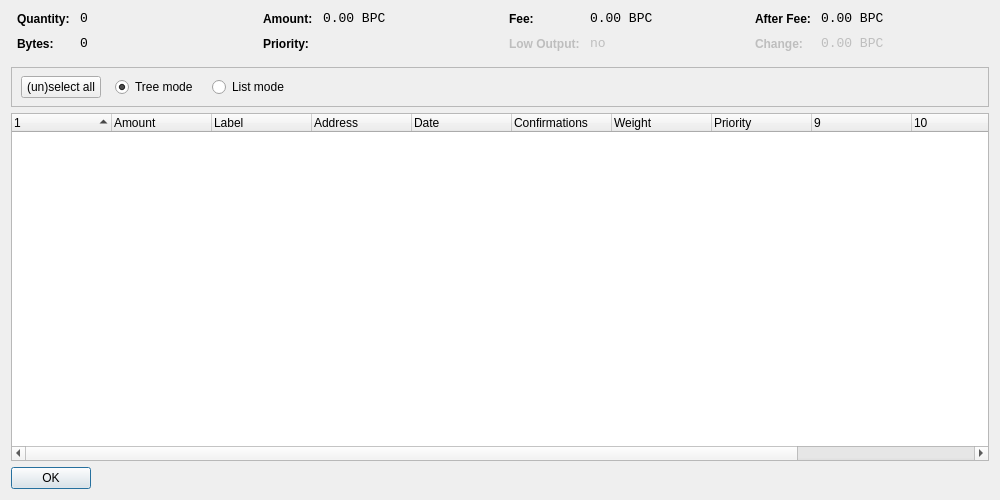
<?xml version="1.0" encoding="UTF-8"?>
<ui version="4.0">
 <class>CoinControlDialog</class>
 <widget class="QWidget" name="CoinControlDialog">
  <property name="geometry">
   <rect>
    <x>0</x>
    <y>0</y>
    <width>1000</width>
    <height>500</height>
   </rect>
  </property>
  <property name="windowTitle">
   <string>Coin Control</string>
  </property>
  <property name="styleSheet">
   <string notr="true">background-image: url(:/images/bkg2);</string>
  </property>
  <layout class="QVBoxLayout" name="verticalLayout">
   <item>
    <layout class="QHBoxLayout" name="horizontalLayoutTop" stretch="0,0,0,0">
     <property name="topMargin">
      <number>0</number>
     </property>
     <property name="bottomMargin">
      <number>10</number>
     </property>
     <item>
      <layout class="QFormLayout" name="formLayoutCoinControl1">
       <property name="horizontalSpacing">
        <number>10</number>
       </property>
       <property name="verticalSpacing">
        <number>10</number>
       </property>
       <property name="leftMargin">
        <number>6</number>
       </property>
       <property name="rightMargin">
        <number>6</number>
       </property>
       <item row="0" column="0">
        <widget class="QLabel" name="labelCoinControlQuantityText">
         <property name="styleSheet">
          <string notr="true">font-weight:bold;</string>
         </property>
         <property name="text">
          <string>Quantity:</string>
         </property>
        </widget>
       </item>
       <item row="0" column="1">
        <widget class="QLabel" name="labelCoinControlQuantity">
         <property name="font">
          <font>
           <family>Monospace</family>
           <pointsize>10</pointsize>
          </font>
         </property>
         <property name="cursor">
          <cursorShape>IBeamCursor</cursorShape>
         </property>
         <property name="contextMenuPolicy">
          <enum>Qt::ActionsContextMenu</enum>
         </property>
         <property name="text">
          <string notr="true">0</string>
         </property>
         <property name="textInteractionFlags">
          <set>Qt::LinksAccessibleByMouse|Qt::TextSelectableByKeyboard|Qt::TextSelectableByMouse</set>
         </property>
        </widget>
       </item>
       <item row="1" column="0">
        <widget class="QLabel" name="labelCoinControlBytesText">
         <property name="styleSheet">
          <string notr="true">font-weight:bold;</string>
         </property>
         <property name="text">
          <string>Bytes:</string>
         </property>
        </widget>
       </item>
       <item row="1" column="1">
        <widget class="QLabel" name="labelCoinControlBytes">
         <property name="font">
          <font>
           <family>Monospace</family>
           <pointsize>10</pointsize>
          </font>
         </property>
         <property name="cursor">
          <cursorShape>IBeamCursor</cursorShape>
         </property>
         <property name="contextMenuPolicy">
          <enum>Qt::ActionsContextMenu</enum>
         </property>
         <property name="text">
          <string notr="true">0</string>
         </property>
         <property name="textInteractionFlags">
          <set>Qt::LinksAccessibleByMouse|Qt::TextSelectableByKeyboard|Qt::TextSelectableByMouse</set>
         </property>
        </widget>
       </item>
      </layout>
     </item>
     <item>
      <layout class="QFormLayout" name="formLayoutCoinControl2">
       <property name="horizontalSpacing">
        <number>10</number>
       </property>
       <property name="verticalSpacing">
        <number>10</number>
       </property>
       <property name="leftMargin">
        <number>6</number>
       </property>
       <property name="rightMargin">
        <number>6</number>
       </property>
       <item row="0" column="0">
        <widget class="QLabel" name="labelCoinControlAmountText">
         <property name="styleSheet">
          <string notr="true">font-weight:bold;</string>
         </property>
         <property name="text">
          <string>Amount:</string>
         </property>
        </widget>
       </item>
       <item row="0" column="1">
        <widget class="QLabel" name="labelCoinControlAmount">
         <property name="font">
          <font>
           <family>Monospace</family>
           <pointsize>10</pointsize>
          </font>
         </property>
         <property name="cursor">
          <cursorShape>IBeamCursor</cursorShape>
         </property>
         <property name="contextMenuPolicy">
          <enum>Qt::ActionsContextMenu</enum>
         </property>
         <property name="text">
          <string notr="true">0.00 BPC</string>
         </property>
         <property name="textInteractionFlags">
          <set>Qt::LinksAccessibleByMouse|Qt::TextSelectableByKeyboard|Qt::TextSelectableByMouse</set>
         </property>
        </widget>
       </item>
       <item row="1" column="0">
        <widget class="QLabel" name="labelCoinControlPriorityText">
         <property name="styleSheet">
          <string notr="true">font-weight:bold;</string>
         </property>
         <property name="text">
          <string>Priority:</string>
         </property>
        </widget>
       </item>
       <item row="1" column="1">
        <widget class="QLabel" name="labelCoinControlPriority">
         <property name="font">
          <font>
           <family>Monospace</family>
           <pointsize>10</pointsize>
          </font>
         </property>
         <property name="cursor">
          <cursorShape>IBeamCursor</cursorShape>
         </property>
         <property name="contextMenuPolicy">
          <enum>Qt::ActionsContextMenu</enum>
         </property>
         <property name="text">
          <string/>
         </property>
         <property name="textInteractionFlags">
          <set>Qt::LinksAccessibleByMouse|Qt::TextSelectableByKeyboard|Qt::TextSelectableByMouse</set>
         </property>
        </widget>
       </item>
      </layout>
     </item>
     <item>
      <layout class="QFormLayout" name="formLayoutCoinControl3">
       <property name="horizontalSpacing">
        <number>10</number>
       </property>
       <property name="verticalSpacing">
        <number>10</number>
       </property>
       <property name="leftMargin">
        <number>6</number>
       </property>
       <property name="rightMargin">
        <number>6</number>
       </property>
       <item row="0" column="0">
        <widget class="QLabel" name="labelCoinControlFeeText">
         <property name="styleSheet">
          <string notr="true">font-weight:bold;</string>
         </property>
         <property name="text">
          <string>Fee:</string>
         </property>
        </widget>
       </item>
       <item row="0" column="1">
        <widget class="QLabel" name="labelCoinControlFee">
         <property name="font">
          <font>
           <family>Monospace</family>
           <pointsize>10</pointsize>
          </font>
         </property>
         <property name="cursor">
          <cursorShape>IBeamCursor</cursorShape>
         </property>
         <property name="contextMenuPolicy">
          <enum>Qt::ActionsContextMenu</enum>
         </property>
         <property name="text">
          <string notr="true">0.00 BPC</string>
         </property>
         <property name="textInteractionFlags">
          <set>Qt::LinksAccessibleByMouse|Qt::TextSelectableByKeyboard|Qt::TextSelectableByMouse</set>
         </property>
        </widget>
       </item>
       <item row="1" column="0">
        <widget class="QLabel" name="labelCoinControlLowOutputText">
         <property name="enabled">
          <bool>false</bool>
         </property>
         <property name="styleSheet">
          <string notr="true">font-weight:bold;</string>
         </property>
         <property name="text">
          <string>Low Output:</string>
         </property>
        </widget>
       </item>
       <item row="1" column="1">
        <widget class="QLabel" name="labelCoinControlLowOutput">
         <property name="enabled">
          <bool>false</bool>
         </property>
         <property name="font">
          <font>
           <family>Monospace</family>
           <pointsize>10</pointsize>
          </font>
         </property>
         <property name="cursor">
          <cursorShape>IBeamCursor</cursorShape>
         </property>
         <property name="contextMenuPolicy">
          <enum>Qt::ActionsContextMenu</enum>
         </property>
         <property name="text">
          <string>no</string>
         </property>
         <property name="textInteractionFlags">
          <set>Qt::LinksAccessibleByMouse|Qt::TextSelectableByKeyboard|Qt::TextSelectableByMouse</set>
         </property>
        </widget>
       </item>
      </layout>
     </item>
     <item>
      <layout class="QFormLayout" name="formLayoutCoinControl4">
       <property name="horizontalSpacing">
        <number>10</number>
       </property>
       <property name="verticalSpacing">
        <number>10</number>
       </property>
       <property name="leftMargin">
        <number>6</number>
       </property>
       <property name="rightMargin">
        <number>6</number>
       </property>
       <item row="0" column="0">
        <widget class="QLabel" name="labelCoinControlAfterFeeText">
         <property name="styleSheet">
          <string notr="true">font-weight:bold;</string>
         </property>
         <property name="text">
          <string>After Fee:</string>
         </property>
        </widget>
       </item>
       <item row="0" column="1">
        <widget class="QLabel" name="labelCoinControlAfterFee">
         <property name="font">
          <font>
           <family>Monospace</family>
           <pointsize>10</pointsize>
          </font>
         </property>
         <property name="cursor">
          <cursorShape>IBeamCursor</cursorShape>
         </property>
         <property name="contextMenuPolicy">
          <enum>Qt::ActionsContextMenu</enum>
         </property>
         <property name="text">
          <string notr="true">0.00 BPC</string>
         </property>
         <property name="textInteractionFlags">
          <set>Qt::LinksAccessibleByMouse|Qt::TextSelectableByKeyboard|Qt::TextSelectableByMouse</set>
         </property>
        </widget>
       </item>
       <item row="1" column="0">
        <widget class="QLabel" name="labelCoinControlChangeText">
         <property name="enabled">
          <bool>false</bool>
         </property>
         <property name="styleSheet">
          <string notr="true">font-weight:bold;</string>
         </property>
         <property name="text">
          <string>Change:</string>
         </property>
        </widget>
       </item>
       <item row="1" column="1">
        <widget class="QLabel" name="labelCoinControlChange">
         <property name="enabled">
          <bool>false</bool>
         </property>
         <property name="font">
          <font>
           <family>Monospace</family>
           <pointsize>10</pointsize>
          </font>
         </property>
         <property name="cursor">
          <cursorShape>IBeamCursor</cursorShape>
         </property>
         <property name="contextMenuPolicy">
          <enum>Qt::ActionsContextMenu</enum>
         </property>
         <property name="text">
          <string notr="true">0.00 BPC</string>
         </property>
         <property name="textInteractionFlags">
          <set>Qt::LinksAccessibleByMouse|Qt::TextSelectableByKeyboard|Qt::TextSelectableByMouse</set>
         </property>
        </widget>
       </item>
      </layout>
     </item>
    </layout>
   </item>
   <item>
    <widget class="QFrame" name="frame">
     <property name="minimumSize">
      <size>
       <width>0</width>
       <height>40</height>
      </size>
     </property>
     <property name="frameShape">
      <enum>QFrame::StyledPanel</enum>
     </property>
     <property name="frameShadow">
      <enum>QFrame::Sunken</enum>
     </property>
     <widget class="QWidget" name="horizontalLayoutWidget">
      <property name="geometry">
       <rect>
        <x>10</x>
        <y>0</y>
        <width>781</width>
        <height>41</height>
       </rect>
      </property>
      <layout class="QHBoxLayout" name="horizontalLayoutPanel" stretch="0,0,0,0">
       <property name="spacing">
        <number>14</number>
       </property>
       <item>
        <widget class="QPushButton" name="pushButtonSelectAll">
         <property name="sizePolicy">
          <sizepolicy hsizetype="Maximum" vsizetype="Fixed">
           <horstretch>0</horstretch>
           <verstretch>0</verstretch>
          </sizepolicy>
         </property>
         <property name="text">
          <string>(un)select all</string>
         </property>
        </widget>
       </item>
       <item>
        <widget class="QRadioButton" name="radioTreeMode">
         <property name="sizePolicy">
          <sizepolicy hsizetype="Maximum" vsizetype="Fixed">
           <horstretch>0</horstretch>
           <verstretch>0</verstretch>
          </sizepolicy>
         </property>
         <property name="text">
          <string>Tree mode</string>
         </property>
         <property name="checked">
          <bool>true</bool>
         </property>
        </widget>
       </item>
       <item>
        <widget class="QRadioButton" name="radioListMode">
         <property name="sizePolicy">
          <sizepolicy hsizetype="Maximum" vsizetype="Fixed">
           <horstretch>0</horstretch>
           <verstretch>0</verstretch>
          </sizepolicy>
         </property>
         <property name="text">
          <string>List mode</string>
         </property>
        </widget>
       </item>
       <item>
        <spacer name="horizontalSpacer">
         <property name="orientation">
          <enum>Qt::Horizontal</enum>
         </property>
         <property name="sizeHint" stdset="0">
          <size>
           <width>40</width>
           <height>20</height>
          </size>
         </property>
        </spacer>
       </item>
      </layout>
     </widget>
    </widget>
   </item>
   <item>
    <widget class="CoinControlTreeWidget" name="treeWidget">
     <property name="contextMenuPolicy">
      <enum>Qt::CustomContextMenu</enum>
     </property>
     <property name="sortingEnabled">
      <bool>false</bool>
     </property>
     <property name="columnCount">
      <number>12</number>
     </property>
     <attribute name="headerShowSortIndicator" stdset="0">
      <bool>true</bool>
     </attribute>
     <attribute name="headerStretchLastSection">
      <bool>false</bool>
     </attribute>
     <column>
      <property name="text">
       <string/>
      </property>
     </column>
     <column>
      <property name="text">
       <string>Amount</string>
      </property>
     </column>
     <column>
      <property name="text">
       <string>Label</string>
      </property>
     </column>
     <column>
      <property name="text">
       <string>Address</string>
      </property>
     </column>
     <column>
      <property name="text">
       <string>Date</string>
      </property>
     </column>
     <column>
      <property name="text">
       <string>Confirmations</string>
      </property>
      <property name="toolTip">
       <string>Confirmed</string>
      </property>
     </column>
     <column>
      <property name="text">
       <string>Weight</string>
      </property>
     </column>
     <column>
      <property name="text">
       <string>Priority</string>
      </property>
     </column>
     <column>
      <property name="text">
       <string/>
      </property>
     </column>
     <column>
      <property name="text">
       <string/>
      </property>
     </column>
     <column>
      <property name="text">
       <string/>
      </property>
     </column>
     <column>
      <property name="text">
       <string/>
      </property>
     </column>
    </widget>
   </item>
   <item>
    <widget class="QDialogButtonBox" name="buttonBox">
     <property name="sizePolicy">
      <sizepolicy hsizetype="Maximum" vsizetype="Fixed">
       <horstretch>0</horstretch>
       <verstretch>0</verstretch>
      </sizepolicy>
     </property>
     <property name="orientation">
      <enum>Qt::Horizontal</enum>
     </property>
     <property name="standardButtons">
      <set>QDialogButtonBox::Ok</set>
     </property>
    </widget>
   </item>
  </layout>
 </widget>
 <customwidgets>
  <customwidget>
   <class>CoinControlTreeWidget</class>
   <extends>QTreeWidget</extends>
   <header>coincontroltreewidget.h</header>
  </customwidget>
 </customwidgets>
 <resources/>
 <connections/>
</ui>
